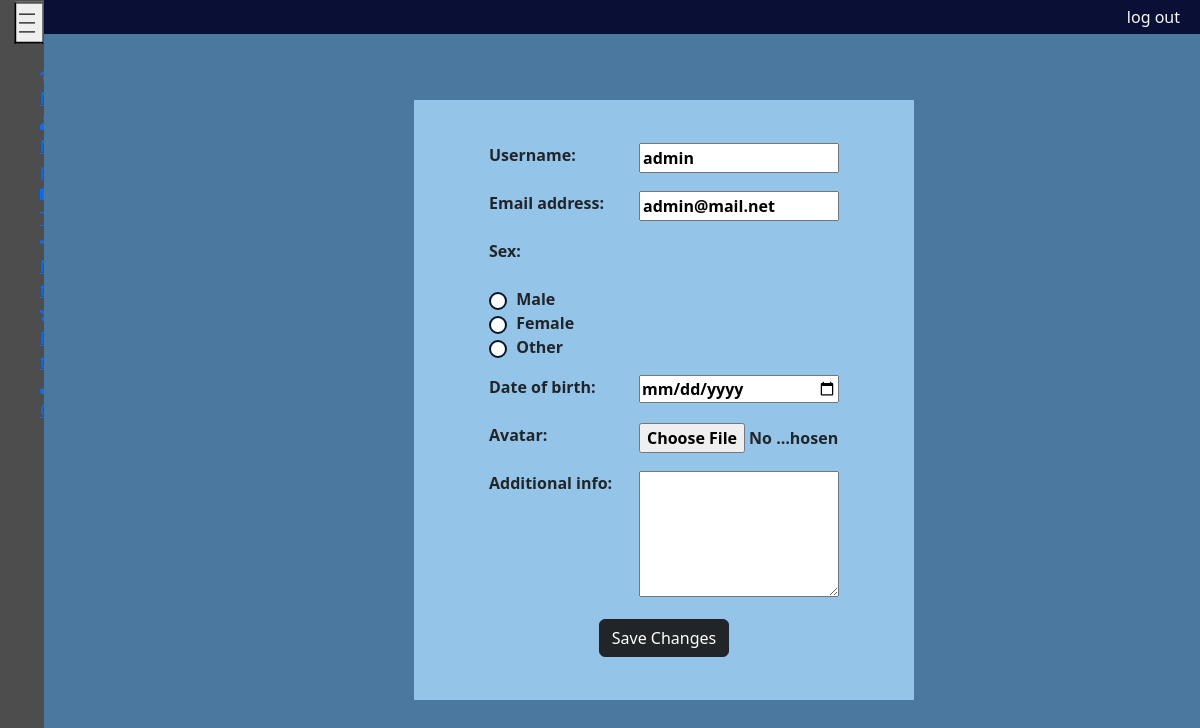
Screenshot of /user/edit_profile/ (signed in) with the database file from the repository.
### users/models.py (models this page shows, shortened)
class CustomUser(AbstractUser):
    GENDER_CHOICES = (
        ('M', 'Male'),
        ('F', 'Female'),
        ('O', 'Other'),
    )
    gender = models.CharField(max_length=1, choices=GENDER_CHOICES)
    date_of_birth = models.DateField(null=True, blank=True)
    registration_date = models.DateField(auto_now_add=True)
    avatar = models.ImageField(upload_to='avatars/', blank=True, null=True)
    additional_info = models.TextField(blank=True)
    objects = CustomUserManager()

### users/views.py (the view, shortened to what this page needs)
# urls.py: path('edit_profile/', views.EditProfileView.as_view(), name='edit_profile'),
class EditProfileView(UpdateView):
    model = CustomUser
    template_name = 'users/edit_profile.html'
    form_class = EditProfileForm
    def get_object(self, queryset=None):
        return self.request.user

### users/forms.py
class EditProfileForm(forms.ModelForm):
    gender = forms.ChoiceField(label='Sex', choices=SEX_CHOICES, widget=forms.RadioSelect(attrs={'class': 'form-input form-radio'}))
    class Meta:
        model = CustomUser
        fields = ['username','email','gender','date_of_birth','avatar','additional_info']
        widgets = {
            'username': forms.TextInput(attrs={'class': 'form-input'}),
            'email': forms.EmailInput(attrs={'class': 'form-input'}),
            'avatar': forms.FileInput(attrs={'class': 'form-input'}),
            'additional_info': forms.Textarea(attrs={'class': 'form-input', 'rows': 5, 'cols': 300}),
            'date_of_birth': forms.DateInput(attrs={'class': 'form-input', 'type': 'date'}),
        }

### users/templates/users/edit_profile.html (shortened to what this page needs)
{% extends 'main/layout.html' %}
{% block content %}
<a href="{% url 'profile' %}">back</a><br>
<div class="edit_profile">
    <form method="post">
            {% for f in form %}
                <p><label class="form-label" for="{{ f.id_for_label }}">{{f.label}}: </label>{{ f }}</p>
            {% endfor%}
        <button type="submit" class="btn btn-dark" id="btn">Save Changes</button>
    </form>
</div>
{% endblock %}

### main/static/main/css/main.css (style rules this page uses)
.body { background-color: #4B789F; }
.profile, .edit_profile { margin-left: 8vh; margin-right: 3vh; }
.form-input { width: 200px; font-size: 16px; font-weight: bold; }
.form-label { display: inline-block; min-width: 150px; vertical-align: top; border-radius: 3px; font-weight: bold; }
#btn { display: block; margin: 0 auto; }
.edit_profile { position: absolute; top: 50%; left: 50%; transform: translate(-50%, -50%); display: flex; justify-content: center; align-items: center; background-color: #94C4E8; height: 600px; width: 500px; }
.form-radio { margin-right: 5px; cursor: pointer; }
.form-radio input[type="radio"] { appearance: none; -webkit-appearance: none; -moz-appearance: none; width: 18px; height: 18px; border-radius: 50%; border: 2px solid #051527; background-color: #fff; outline: none; margin-right: 5px; vertical-align: middle; }

### rows the page displays
CustomUser: form "admin" "admin@mail.net" "☐ Male ☐ Female ☐ Other"

### other values shown
{{ f.label }} "Username" "Email address" "Sex" "Date of birth" "Avatar" "Additional info"
